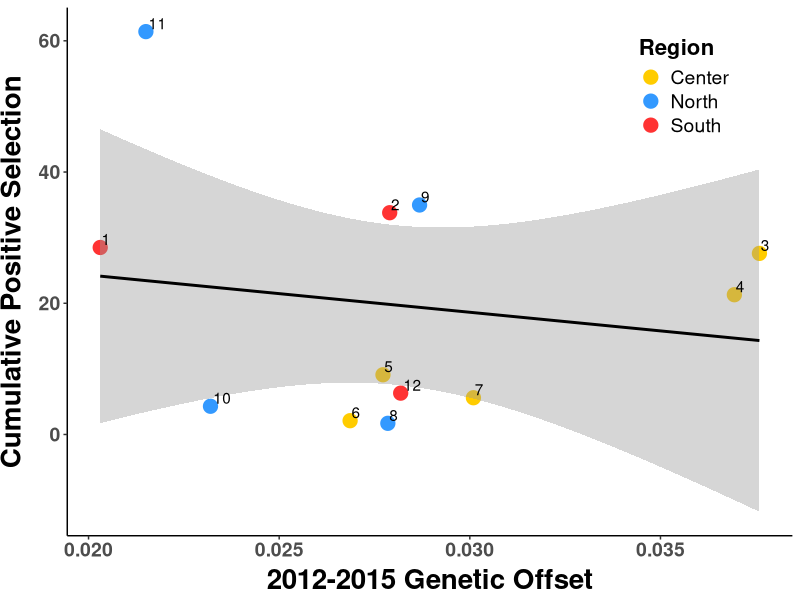
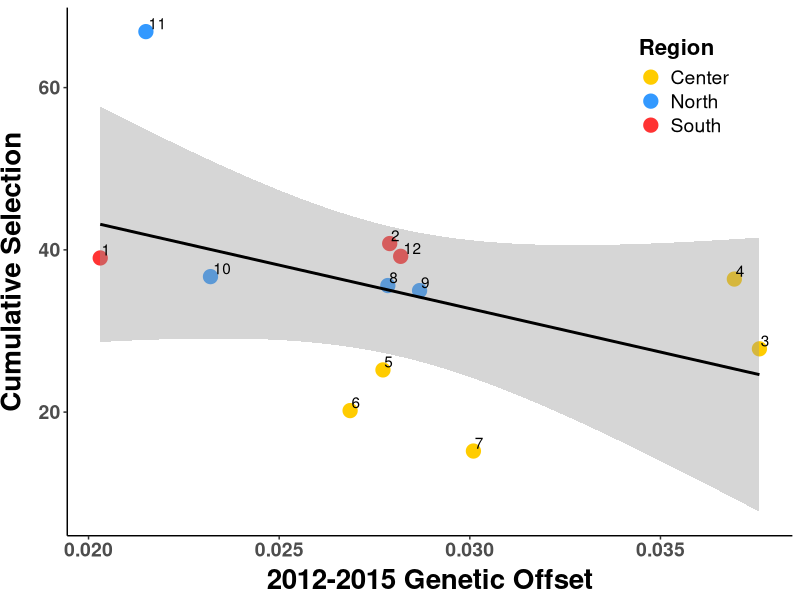
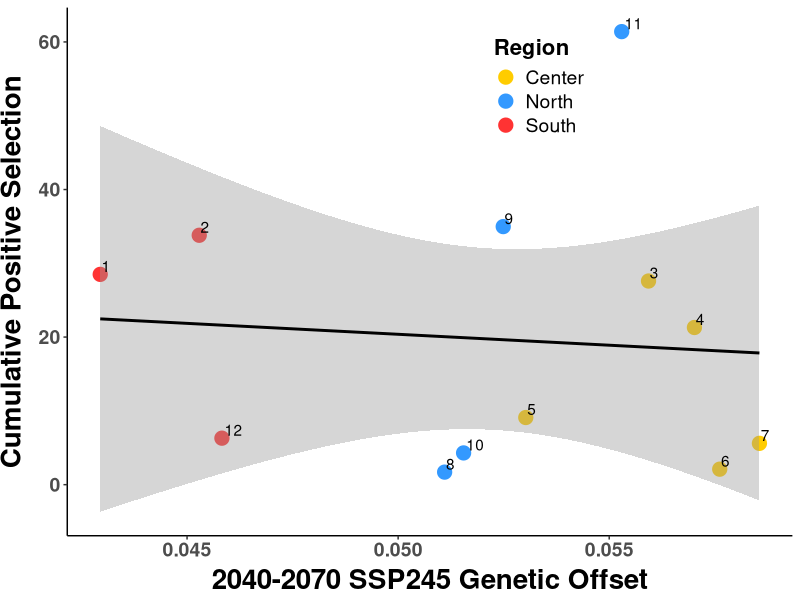
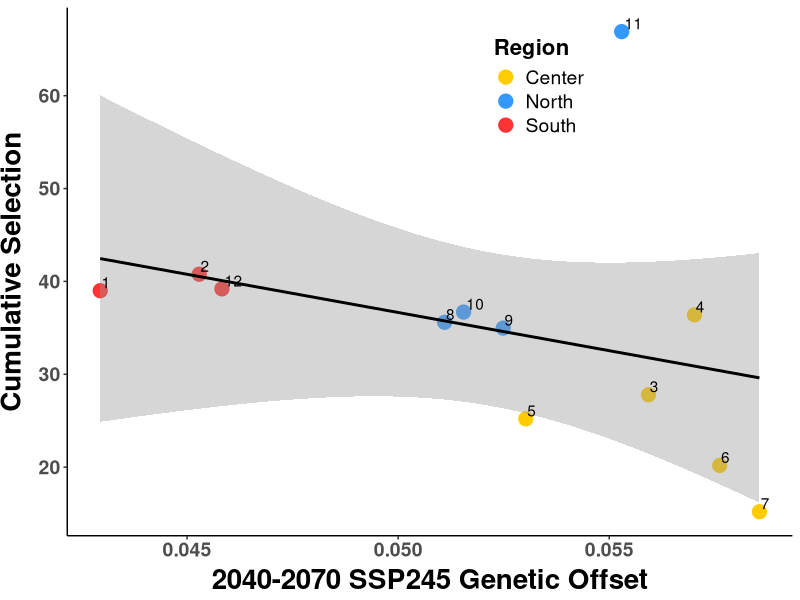
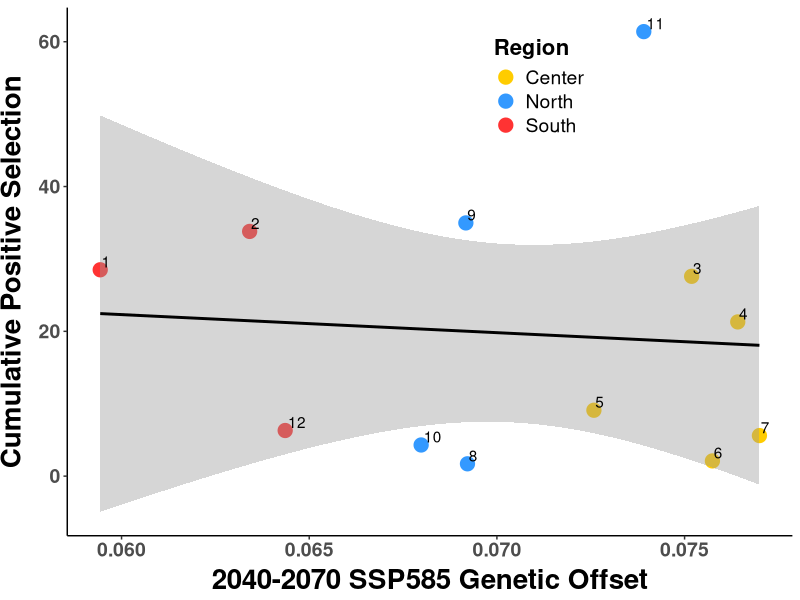
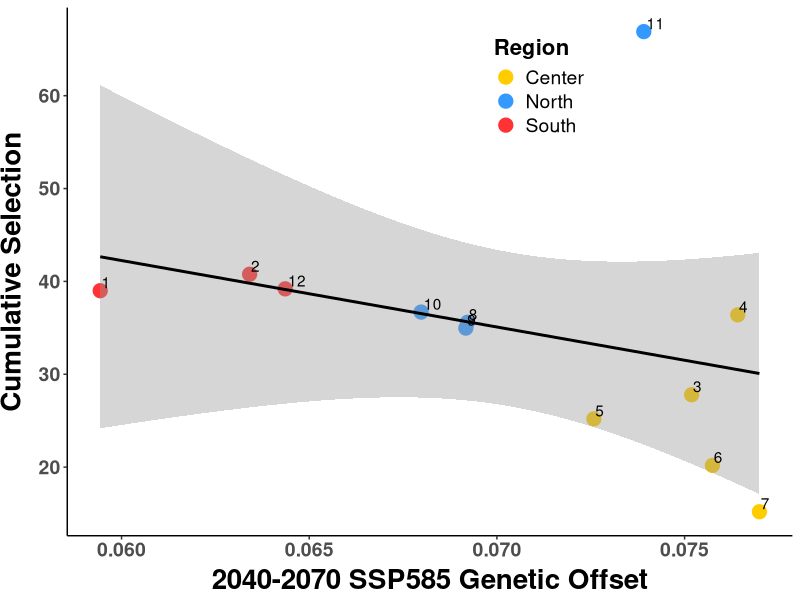
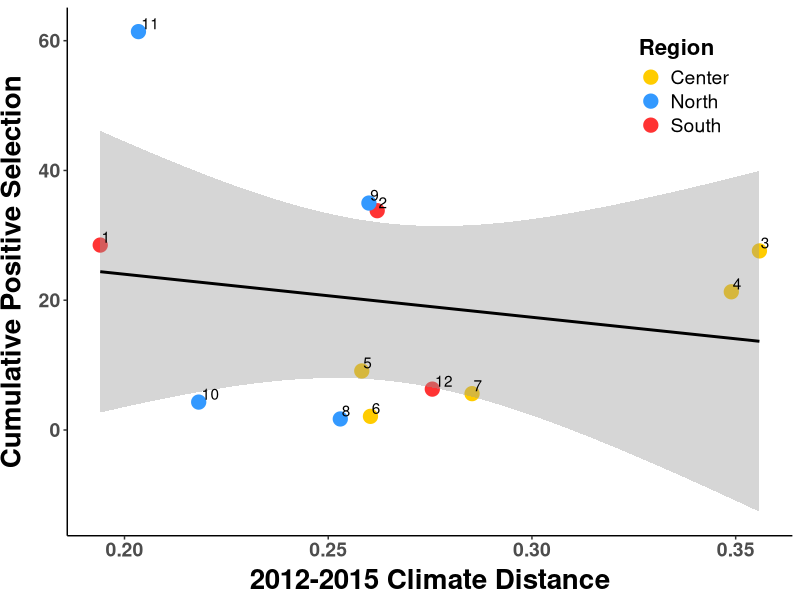
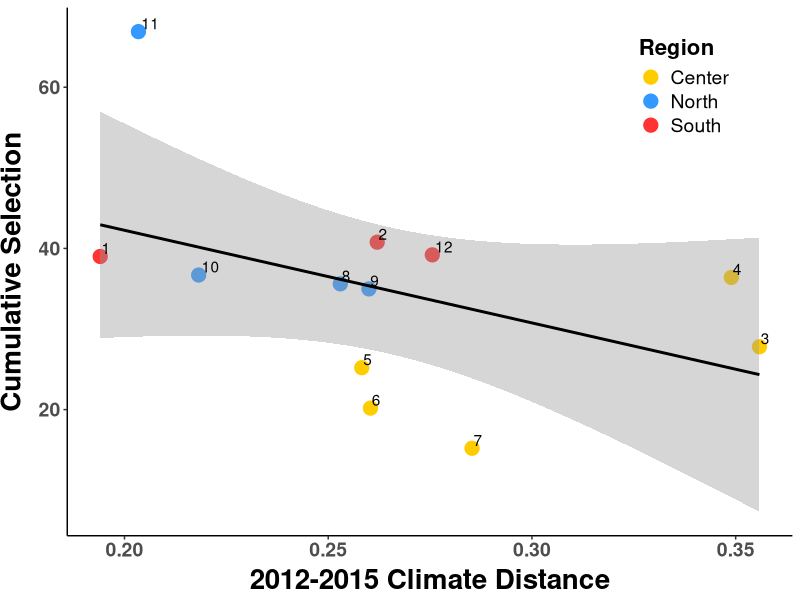

Write R code to recreate these figures, in order.
##################################################################################
## Plot cumulative slope against demography
## Author Daniel Anstett
## 
## 
## Last Modified April 19, 2023
###################################################################################

#Library install and import
library(tidyverse)
library(car) 
#Import data
offset_pop <- read_csv("data/time_cumul_beagle_95.csv")
#offset_pop_3 <- offset_pop %>% filter(Paper_ID!=11)


lm.cumul.1215_pos <- lm(cumul_pos~offset_1215,data=offset_pop)
lm.cumul.1215_all <- lm(cumul_all~offset_1215,data=offset_pop)

lm.cumul.ssp245_pos <- lm(cumul_pos~offset_SSP245,data=offset_pop)
lm.cumul.ssp245_all <- lm(cumul_all~offset_SSP245,data=offset_pop)

lm.cumul.ssp585_pos <- lm(cumul_pos~offset_SSP585,data=offset_pop)
lm.cumul.ssp585_all <- lm(cumul_all~offset_SSP585,data=offset_pop)

lm.cumul.clim_pos <- lm(cumul_pos~offset_climate,data=offset_pop)
lm.cumul.clim_all <- lm(cumul_all~offset_climate,data=offset_pop)

Anova(lm.cumul.1215_pos,type="III")
Anova(lm.cumul.1215_all,type="III")
summary(lm.cumul.1215_pos)
summary(lm.cumul.1215_all)

Anova(lm.cumul.ssp245_pos,type="III")
Anova(lm.cumul.ssp245_all,type="III")

Anova(lm.cumul.ssp585_pos,type="III")
Anova(lm.cumul.ssp585_all,type="III")

Anova(lm.cumul.clim_pos,type="III")
Anova(lm.cumul.clim_all,type="III")




#cumul slope plotted against 1215 offset
ggplot(offset_pop, aes(x=offset_1215, y=cumul_pos, label=Paper_ID)) + 
  geom_point(aes(color=Region), size =4.5)+
  geom_smooth(method=lm,color="black")+
  #  geom_label_repel(aes(label = ID))+
  geom_text(hjust=-.15, vjust=-.2)+
  scale_y_continuous(name="Cumulative Positive Selection")+
  scale_x_continuous(name="2012-2015 Genetic Offset")+
  scale_color_manual(values= c("North"="#3399FF", "Center"="#FFCC00", "South"="#FF3333"))+
  theme_classic() + theme(
    axis.text.x = element_text(size=14, face="bold"),
    axis.text.y = element_text(size=14,face="bold"),
    axis.title.x = element_text(color="black", size=20, vjust = 0.5, face="bold"),
    axis.title.y = element_text(color="black", size=20,vjust = 2, face="bold",hjust=0.5),
    legend.position = c(0.85, 0.85),legend.text=element_text(size=14),
    legend.title=element_text(size=16,face="bold"))
ggsave("graphs/bi_plots_95/1_rapid_offset_1215_pos.pdf",width=7, height = 6, units = "in")


#cumul slope plotted against 1215 offset
ggplot(offset_pop, aes(x=offset_1215, y=cumul_all, label=Paper_ID)) + 
  geom_point(aes(color=Region), size =4.5)+
  geom_smooth(method=lm,color="black")+
  #  geom_label_repel(aes(label = ID))+
  geom_text(hjust=-.15, vjust=-.2)+
  scale_y_continuous(name="Cumulative Selection")+
  scale_x_continuous(name="2012-2015 Genetic Offset")+
  scale_color_manual(values= c("North"="#3399FF", "Center"="#FFCC00", "South"="#FF3333"))+
  theme_classic() + theme(
    axis.text.x = element_text(size=14, face="bold"),
    axis.text.y = element_text(size=14,face="bold"),
    axis.title.x = element_text(color="black", size=20, vjust = 0.5, face="bold"),
    axis.title.y = element_text(color="black", size=20,vjust = 2, face="bold",hjust=0.5),
    legend.position = c(0.85, 0.85),legend.text=element_text(size=14),
    legend.title=element_text(size=16,face="bold"))
ggsave("graphs/bi_plots_95/2_rapid_offset_1215_all.pdf",width=7, height = 6, units = "in")


###########################################################################################################


#cumul slope plotted against 2040-2070 SSP245 Genetic Offset
ggplot(offset_pop, aes(x=offset_SSP245, y=cumul_pos, label=Paper_ID)) + 
  geom_point(aes(color=Region), size =4.5)+
  geom_smooth(method=lm,color="black")+
  #  geom_label_repel(aes(label = ID))+
  geom_text(hjust=-.15, vjust=-.2)+
  scale_y_continuous(name="Cumulative Positive Selection")+
  scale_x_continuous(name="2040-2070 SSP245 Genetic Offset")+
  scale_color_manual(values= c("North"="#3399FF", "Center"="#FFCC00", "South"="#FF3333"))+
  theme_classic() + theme(
    axis.text.x = element_text(size=14, face="bold"),
    axis.text.y = element_text(size=14,face="bold"),
    axis.title.x = element_text(color="black", size=20, vjust = 0.5, face="bold"),
    axis.title.y = element_text(color="black", size=20,vjust = 2, face="bold",hjust=0.5),
    legend.position = c(0.65, 0.85),legend.text=element_text(size=14),
    legend.title=element_text(size=16,face="bold"))
ggsave("graphs/bi_plots_95/3_rapid_offset_ssp245_pos.pdf",width=7, height = 6, units = "in")

#cumul slope plotted against 2040-2070 SSP245 Genetic Offset
ggplot(offset_pop, aes(x=offset_SSP245, y=cumul_all, label=Paper_ID)) + 
  geom_point(aes(color=Region), size =4.5)+
  geom_smooth(method=lm,color="black")+
  #  geom_label_repel(aes(label = ID))+
  geom_text(hjust=-.15, vjust=-.2)+
  scale_y_continuous(name="Cumulative Selection")+
  scale_x_continuous(name="2040-2070 SSP245 Genetic Offset")+
  scale_color_manual(values= c("North"="#3399FF", "Center"="#FFCC00", "South"="#FF3333"))+
  theme_classic() + theme(
    axis.text.x = element_text(size=14, face="bold"),
    axis.text.y = element_text(size=14,face="bold"),
    axis.title.x = element_text(color="black", size=20, vjust = 0.5, face="bold"),
    axis.title.y = element_text(color="black", size=20,vjust = 2, face="bold",hjust=0.5),
    legend.position = c(0.65, 0.85),legend.text=element_text(size=14),
    legend.title=element_text(size=16,face="bold"))
ggsave("graphs/bi_plots_95/4_rapid_offset_ssp245_all.pdf",width=7, height = 6, units = "in")


#cumul slope plotted against 2040-2070 SSP585 Genetic Offset
ggplot(offset_pop, aes(x=offset_SSP585, y=cumul_pos, label=Paper_ID)) + 
  geom_point(aes(color=Region), size =4.5)+
  geom_smooth(method=lm,color="black")+
  #  geom_label_repel(aes(label = ID))+
  geom_text(hjust=-.15, vjust=-.2)+
  scale_y_continuous(name="Cumulative Positive Selection")+
  scale_x_continuous(name="2040-2070 SSP585 Genetic Offset")+
  scale_color_manual(values= c("North"="#3399FF", "Center"="#FFCC00", "South"="#FF3333"))+
  theme_classic() + theme(
    axis.text.x = element_text(size=14, face="bold"),
    axis.text.y = element_text(size=14,face="bold"),
    axis.title.x = element_text(color="black", size=20, vjust = 0.5, face="bold"),
    axis.title.y = element_text(color="black", size=20,vjust = 2, face="bold",hjust=0.5),
    legend.position = c(0.65, 0.85),legend.text=element_text(size=14),
    legend.title=element_text(size=16,face="bold"))
ggsave("graphs/bi_plots_95/5_rapid_offset_ssp585_pos.pdf",width=7, height = 6, units = "in")


#cumul slope plotted against 2040-2070 SSP585 Genetic Offset
ggplot(offset_pop, aes(x=offset_SSP585, y=cumul_all, label=Paper_ID)) + 
  geom_point(aes(color=Region), size =4.5)+
  geom_smooth(method=lm,color="black")+
  #  geom_label_repel(aes(label = ID))+
  geom_text(hjust=-.15, vjust=-.2)+
  scale_y_continuous(name="Cumulative Selection")+
  scale_x_continuous(name="2040-2070 SSP585 Genetic Offset")+
  scale_color_manual(values= c("North"="#3399FF", "Center"="#FFCC00", "South"="#FF3333"))+
  theme_classic() + theme(
    axis.text.x = element_text(size=14, face="bold"),
    axis.text.y = element_text(size=14,face="bold"),
    axis.title.x = element_text(color="black", size=20, vjust = 0.5, face="bold"),
    axis.title.y = element_text(color="black", size=20,vjust = 2, face="bold",hjust=0.5),
    legend.position = c(0.65, 0.85),legend.text=element_text(size=14),
    legend.title=element_text(size=16,face="bold"))
ggsave("graphs/bi_plots_95/6_rapid_offset_ssp585_all.pdf",width=7, height = 6, units = "in")


###########################################################################################################

#cumul slope plotted against 2012-2015 Climate Distance
ggplot(offset_pop, aes(x=offset_climate, y=cumul_pos, label=Paper_ID)) + 
  geom_point(aes(color=Region), size =4.5)+
  geom_smooth(method=lm,color="black")+
  #  geom_label_repel(aes(label = ID))+
  geom_text(hjust=-.15, vjust=-.2)+
  scale_y_continuous(name="Cumulative Positive Selection")+
  scale_x_continuous(name="2012-2015 Climate Distance")+
  scale_color_manual(values= c("North"="#3399FF", "Center"="#FFCC00", "South"="#FF3333"))+
  theme_classic() + theme(
    axis.text.x = element_text(size=14, face="bold"),
    axis.text.y = element_text(size=14,face="bold"),
    axis.title.x = element_text(color="black", size=20, vjust = 0.5, face="bold"),
    axis.title.y = element_text(color="black", size=20,vjust = 2, face="bold",hjust=0.5),
    legend.position = c(0.85, 0.85),legend.text=element_text(size=14),
    legend.title=element_text(size=16,face="bold"))
ggsave("graphs/bi_plots_95/7_rapid_offset_climate_distance_all.pdf",width=7, height = 6, units = "in")


#cumul slope plotted against 2012-2015 Climate Distance
ggplot(offset_pop, aes(x=offset_climate, y=cumul_all, label=Paper_ID)) + 
  geom_point(aes(color=Region), size =4.5)+
  geom_smooth(method=lm,color="black")+
  #  geom_label_repel(aes(label = ID))+
  geom_text(hjust=-.15, vjust=-.2)+
  scale_y_continuous(name="Cumulative Selection")+
  scale_x_continuous(name="2012-2015 Climate Distance")+
  scale_color_manual(values= c("North"="#3399FF", "Center"="#FFCC00", "South"="#FF3333"))+
  theme_classic() + theme(
    axis.text.x = element_text(size=14, face="bold"),
    axis.text.y = element_text(size=14,face="bold"),
    axis.title.x = element_text(color="black", size=20, vjust = 0.5, face="bold"),
    axis.title.y = element_text(color="black", size=20,vjust = 2, face="bold",hjust=0.5),
    legend.position = c(0.85, 0.85),legend.text=element_text(size=14),
    legend.title=element_text(size=16,face="bold"))
ggsave("graphs/bi_plots_95/8_rapid_offset_climate_distance_pos.pdf",width=7, height = 6, units = "in")





